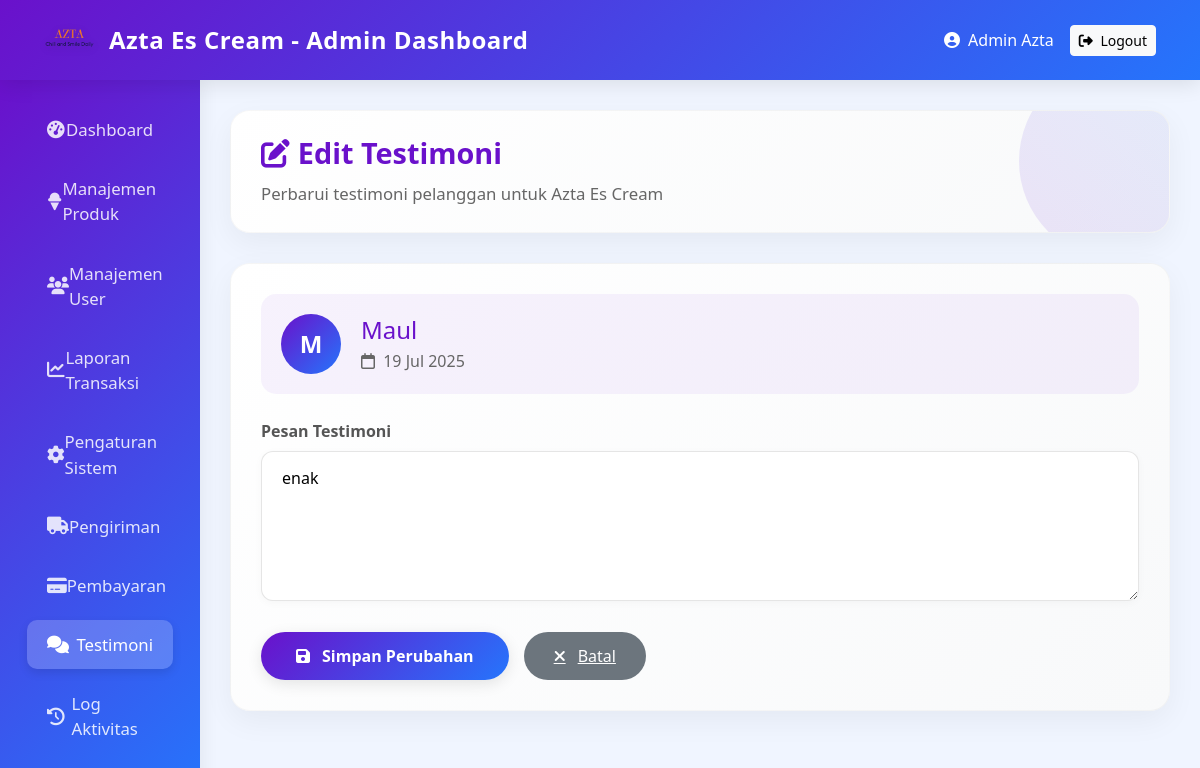
The app's page /admin/testimoni/edit.php?id=3 (signed in) with its own data.
### tables this page shows
CREATE TABLE `testimoni` (
  `id_testimoni` int NOT NULL,
  `id_user` int NOT NULL,
  `id_produk` int NOT NULL,
  `pesan` text NOT NULL,
  `tanggal` datetime DEFAULT CURRENT_TIMESTAMP
);

CREATE TABLE `users` (
  `id_user` int NOT NULL,
  `nama` varchar(100) DEFAULT NULL,
  `email` varchar(100) DEFAULT NULL,
  `password` varchar(255) DEFAULT NULL,
  `role` enum('admin','pelanggan') DEFAULT 'pelanggan',
  `created_at` datetime DEFAULT CURRENT_TIMESTAMP
);

### src/admin/testimoni/edit.php (the view, shortened to what this page needs)
<?php
include '../../config/koneksi.php';
$id = $_GET['id'] ?? 0;
$query = mysqli_query($conn, "SELECT t.*, u.nama FROM testimoni t
                             JOIN users u ON t.id_user = u.id_user
                             WHERE t.id_testimoni = $id");
$testimoni = mysqli_fetch_assoc($query);
?>
<!DOCTYPE html>
<html lang="id">
<head>
    <link href="https://cdn.jsdelivr.net/npm/bootstrap@5.3.3/dist/css/bootstrap.min.css" rel="stylesheet">
    <link rel="stylesheet" href="https://cdnjs.cloudflare.com/ajax/libs/font-awesome/6.4.0/css/all.min.css">
</head>
<body>
<nav class="navbar admin-navbar">
    <div class="container-fluid">
        <a class="navbar-brand" href="#">
            <img src="../../assets/img/logo.png" alt="Logo">
            Azta Es Cream - Admin Dashboard
        </a>
        <div class="d-flex align-items-center">
            <span class="text-white me-3 d-none d-md-block">
                <i class="fas fa-user-circle me-2"></i><?= $_SESSION['nama']; ?>
            </span>
            <a class="btn btn-light btn-sm" href="../../logout.php">
                <i class="fas fa-sign-out-alt me-1"></i> Logout
            </a>
        </div>
    </div>
</nav>
<div class="container-fluid">
    <div class="row">
        <div class="col-lg-2 col-md-3 sidebar">
            <div class="d-flex flex-column">
                <a href="../dashboard.php" class="nav-link">
                    <i class="fas fa-tachometer-alt"></i> Dashboard
                </a>
                <a href="../produk/index.php" class="nav-link">
                    <i class="fas fa-ice-cream"></i> Manajemen Produk
                </a>
                <a href="../users/index.php" class="nav-link">
                    <i class="fas fa-users"></i> Manajemen User
                </a>
                <a href="../laporan/transaksi.php" class="nav-link">
                    <i class="fas fa-chart-line"></i> Laporan Transaksi
                </a>
                <a href="../pengaturan/index.php" class="nav-link">
                    <i class="fas fa-cog"></i> Pengaturan Sistem
                </a>
                <a href="../pengiriman/index.php" class="nav-link">
                    <i class="fas fa-truck"></i> Pengiriman
                </a>
                <a href="../pembayaran/index.php" class="nav-link">
                    <i class="fas fa-credit-card"></i> Pembayaran
                </a>
                <a href="index.php" class="nav-link active">
                    <i class="fas fa-comments"></i> Testimoni
                </a>
                <a href="../aktivitas/index.php" class="nav-link">
                    <i class="fas fa-history"></i> Log Aktivitas
                </a>
            </div>
        </div>
        <div class="col-lg-10 col-md-9 main-content">
            <div class="content-header">
                <h1><i class="fas fa-edit me-2"></i>Edit Testimoni</h1>
                <p>Perbarui testimoni pelanggan untuk Azta Es Cream</p>
            </div>
            <div class="card-edit">
                <?php if ($testimoni): ?>
                    <form method="POST">
                        <div class="user-info-card">
                            <div class="user-avatar">
                                <?= strtoupper(substr($testimoni['nama'], 0, 1)); ?>
                            </div>
                            <div class="user-details">
                                <h4><?= $testimoni['nama']; ?></h4>
                                <p><i class="far fa-calendar me-1"></i> <?= date('d M Y', strtotime($testimoni['tanggal'])); ?></p>
                            </div>
                        </div>
                        <div class="form-group">
                            <label for="pesan">Pesan Testimoni</label>
                            <textarea name="pesan" id="pesan" class="form-control-custom" required><?= htmlspecialchars($testimoni['pesan']); ?></textarea>
                        </div>
                        <div class="btn-group-custom">
                            <button type="submit" class="btn-save">
                                <i class="fas fa-save me-1"></i> Simpan Perubahan
                            </button>
                            <a href="index.php" class="btn-cancel">
                                <i class="fas fa-times me-1"></i> Batal
                            </a>
                        </div>
                    </form>
                <?php endif; ?>
            </div>
        </div>
    </div>
</div>
</body>
</html>

### src/admin/testimoni/edit.php (style rules this page uses)
:root { --primary: #6a11cb; --secondary: #2575fc; --accent: #ff2d75; --light: #f8f9fa; --dark: #212529; --sidebar: linear-gradient(135deg, var(--primary) 0%, var(--secondary) 100%); --card-gradient: linear-gradient(135deg, #ffffff 0%, #f8f9fa 100%); --success: #00c9a7; --warning: #ffc107; --info: #17a2b8; --danger: #dc3545; }
* { margin: 0; padding: 0; box-sizing: border-box; }
body { background-color: #f0f5ff; font-family: 'Segoe UI', Tahoma, Geneva, Verdana, sans-serif; overflow-x: hidden; color: #444; }
.admin-navbar { background: var(--sidebar); box-shadow: 0 4px 20px rgba(0,0,0,0.1); height: 80px; z-index: 1030; padding: 0 2rem; }
.admin-navbar .navbar-brand { display: flex; align-items: center; font-weight: 700; color: white !important; font-size: 1.5rem; letter-spacing: 0.5px; }
.admin-navbar .navbar-brand img { height: 50px; margin-right: 15px; filter: drop-shadow(0 2px 4px rgba(0,0,0,0.2)); }
.sidebar { background: var(--sidebar); min-height: calc(100vh - 80px); padding-top: 20px; box-shadow: 5px 0 15px rgba(0,0,0,0.05); transition: all 0.3s ease; position: sticky; top: 80px; }
.sidebar .nav-link { color: rgba(255,255,255,0.85); padding: 12px 20px; margin: 5px 15px; border-radius: 10px; display: flex; align-items: center; transition: all 0.3s ease; font-weight: 500; font-size: 1.05rem; }
.sidebar .nav-link i { width: 30px; font-size: 1.1rem; transition: all 0.3s ease; }
.sidebar .nav-link.active { background: rgba(255,255,255,0.2); color: white; box-shadow: 0 4px 10px rgba(0,0,0,0.1); }
.main-content { padding: 30px; min-height: calc(100vh - 80px); }
.content-header { background: var(--card-gradient); border-radius: 20px; padding: 25px 30px; box-shadow: 0 10px 30px rgba(0,0,0,0.05); margin-bottom: 30px; position: relative; overflow: hidden; border: 1px solid rgba(0,0,0,0.03); }
.content-header::before { content: ''; position: absolute; top: -50px; right: -50px; width: 200px; height: 200px; background: linear-gradient(45deg, rgba(106,17,203,0.1), rgba(37,117,252,0.1)); border-radius: 50%; }
.content-header h1 { color: var(--primary); font-weight: 700; position: relative; font-size: 1.8rem; margin-bottom: 10px; }
.content-header p { color: #666; max-width: 800px; position: relative; font-size: 1.05rem; line-height: 1.6; margin-bottom: 0; }
.card-edit { background: var(--card-gradient); border-radius: 20px; box-shadow: 0 10px 30px rgba(0,0,0,0.05); border: 1px solid rgba(0,0,0,0.03); overflow: hidden; padding: 30px; }
.form-group { margin-bottom: 25px; position: relative; }
.form-group label { font-weight: 600; color: #555; margin-bottom: 8px; display: block; }
.form-control-custom { width: 100%; padding: 14px 20px; border: 1px solid rgba(0,0,0,0.1); border-radius: 12px; background: white; transition: all 0.3s ease; font-size: 1rem; box-shadow: 0 2px 8px rgba(0,0,0,0.03); }
textarea.form-control-custom { min-height: 150px; resize: vertical; }
.btn-group-custom { display: flex; gap: 15px; margin-top: 20px; }
.btn-save { background: linear-gradient(135deg, var(--primary), var(--secondary)); color: white; border: none; border-radius: 50px; padding: 12px 35px; font-weight: 600; transition: all 0.3s ease; box-shadow: 0 4px 15px rgba(0,0,0,0.1); display: flex; align-items: center; gap: 8px; }
.btn-cancel { background: #6c757d; color: white; border: none; border-radius: 50px; padding: 12px 30px; font-weight: 500; transition: all 0.3s ease; display: flex; align-items: center; gap: 8px; }
.user-info-card { background: rgba(106,17,203,0.05); border-radius: 15px; padding: 20px; margin-bottom: 25px; display: flex; align-items: center; }
.user-avatar { width: 60px; height: 60px; border-radius: 50%; background: linear-gradient(135deg, var(--primary), var(--secondary)); color: white; display: flex; align-items: center; justify-content: center; font-weight: 600; font-size: 1.5rem; margin-right: 20px; }
.user-details h4 { margin-bottom: 5px; color: var(--primary); }
.user-details p { color: #666; margin-bottom: 0; }

### records on screen
testimoni: id_user.nama "M", id_user.nama "Maul", tanggal "19 Jul 2025", pesan "enak"

### other values on screen
$_SESSION['nama'] "Admin Azta"
